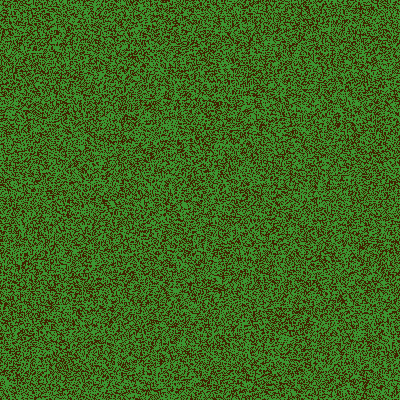
Frame 1 (no input)
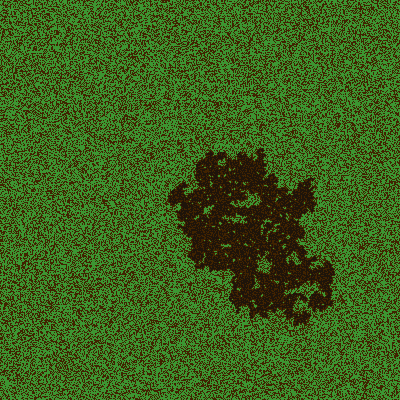
Frame 60 (no input)
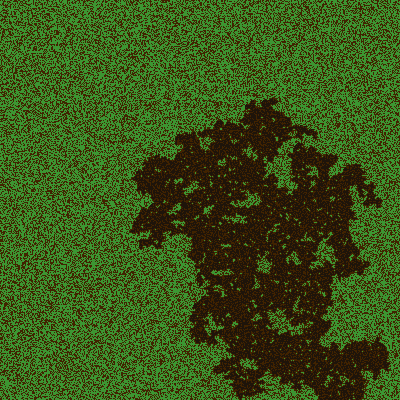
Frame 120 (the mouse pressed at the canvas centre since frame 60)

The p5.js sketch that drew these frames (run headless with seeded random() and noise() and a simulated clock; from frame 60 on, the mouse is pressed at the canvas centre):

// p5.js sketch
// ── sketch.js
/*
FOREST FIRE
Jeff Thompson | 2011/21 | jeffreythompson.org

Based on a classic chaotic algorithm (citation is tricky)
described in James Gleick's amazing book "Chaos." This 
example uses the grid of pixels instead of discreet 
objects: green are trees and black is empty space. A 
single random pixel (the seed) is started on fire. Each
frame we test every pixel: if it's on fire, we set fire
to any neighboring trees.

This kind of grid-based system works great for terrain-
generation too!

SEE ALSO
+ A much more detailed paper that uses a similar approach:
  https://www.intechopen.com/books/forest-fire/forest-fire-model
+ Mathematician John Conway's "Game of Life"
  http://pi.math.cornell.edu/~lipa/mec/lesson6.html
  https://www.youtube.com/watch?v=C2vgICfQawE

CHALLENGES
1. Can you keep track of the number of pixels burned each
   frame and reset the simulation when it's zero?
2. Can you add wind that makes the fire move faster in
   one direction?
3. Can you add other elements to our landscape, perhaps ones
   like rocks or ponds that don't burn?
 
*/

// the overall chance a given pixel will be a tree or
// the ground – try playing with this value!
let treeDensity = 60;   // can be range of 0–100

// variables for trees, ground, and burned spots
// (this isn't necessary, but makes our code below
// much more readable)
let ground =  0;
let tree =    1;
let burned = -1;

let groundColor, treeColor, burnedColor;
let forest;


function setup() {
  createCanvas(400, 400);
  noCursor();

  // our colors for different terrain
  groundColor = color(65, 35, 0);
  treeColor =   color(60, 150, 50);
  burnedColor = color(30, 20, 10);

  // create the forest as a 2D array
  // (one element for each pixel)
  forest = [];
  
  // initialize our terrain with randomly-placed trees
  for (let y=0; y<height; y++) {
    forest[y] = [];
    for (let x=0; x<width; x++) {
      if (random(100) < treeDensity) {
        forest[y][x] = tree;
      }
      else {
        forest[y][x] = ground;
      }
    }
  }
  
  // set fire to the center pixel
  // (could also be random, or multiple locations!)
  let x = int(width/2);
  let y = int(height/2);
  forest[y][x] = burned;
}


function draw() {
  
  // go through all the values in our forest...
  loadPixels();
  for (let y=0; y<height; y++) {
    for (let x=0; x<width; x++) {
      
      // update the burn
      burn(x, y);
      
      // draw the forest
      let value = forest[y][x];
      if (value === ground) {
        set(x, y, groundColor);
      }
      else if (value === tree) {
        set(x, y, treeColor);
      }
      else if (value === burned) {
        set(x, y, burnedColor);
      }
    }
  }
  updatePixels();
}


// any key to reset the simulation
function keyPressed() {
  setup();
}


function burn(x, y) {
  
  // if already not burned yet, skip
  // (since it's not on fire!)
  if (forest[y][x] != burned) {
    return;
  }
  
  // otherwise, burn this pixel's neighbors...
  
  // neighbor to the left
  if (x-1 >= 0 && forest[y][x-1] === tree) {
    forest[y][x-1] = burned;
  }
  
  // right
  if (x+1 < width && forest[y][x+1] === tree) {
    forest[y][x+1] = burned;
  }
  
  // up
  if (y-1 >= 0 && forest[y-1][x] === tree) {
    forest[y-1][x] = burned;
  }
  
  // down
  if (y+1 < height && forest[y+1][x] === tree) {
    forest[y+1][x] = burned;
  }
}


// ── style.css
html, body {
  margin:  0;
  padding: 0;
}
canvas {
  display: block;
  margin: 2em auto;
}
